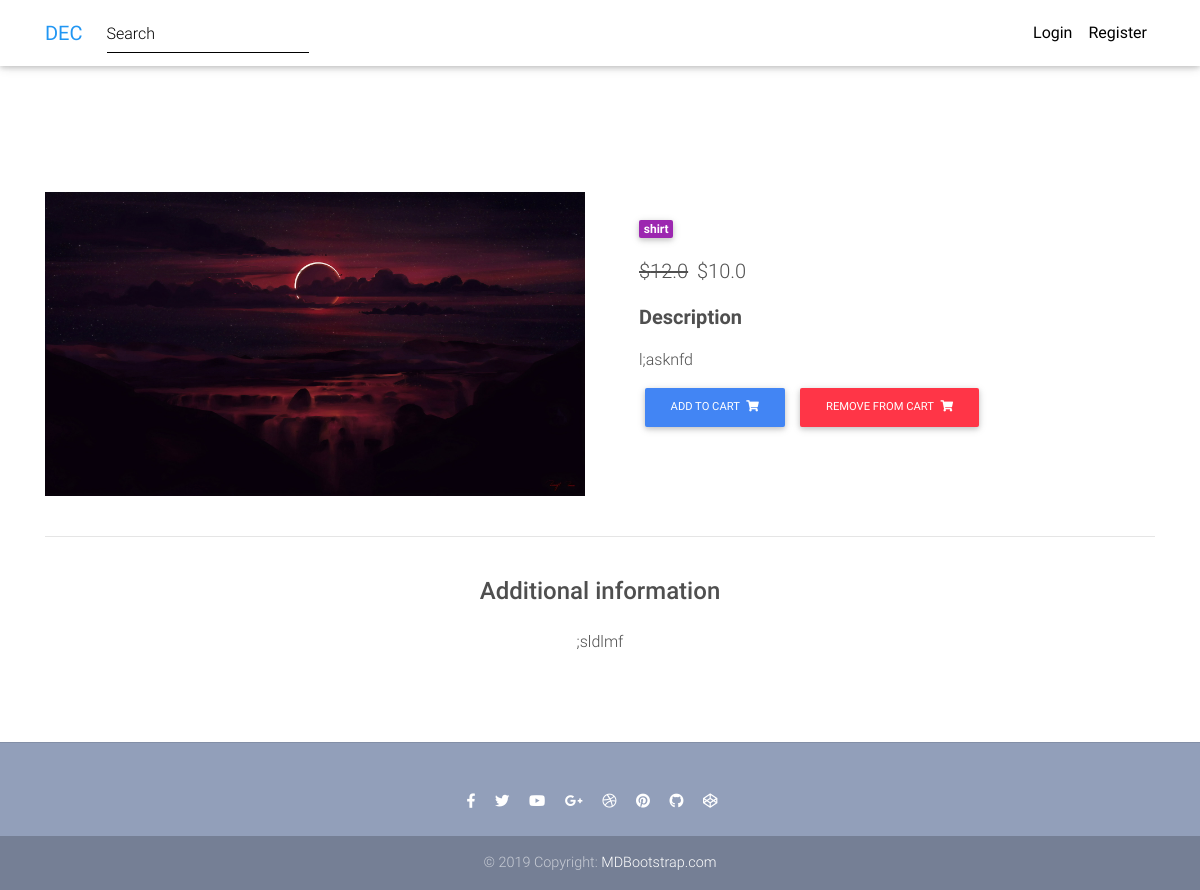
/1/, run on the app's committed database.
### store/models.py (models this page shows, shortened)
class Item(models.Model):
    title = models.CharField(max_length=200)
    description = models.TextField(null=True, blank=True)
    info = models.TextField(null=True, blank= True)
    price = models.FloatField()
    discount_price = models.FloatField(blank=True, null=True)
    image = models.ImageField(default="default.png", upload_to='item_pic')
    category = models.CharField(choices=CATEGORY, max_length=8)
    label = models.CharField(choices=LABEL, max_length=7, blank=True, null=True)
    def get_add_to_cart_url(self):
        return reverse('store:add_to_cart', kwargs={'pk': self.pk})

### store/views.py (the view)
# urls.py: path('<int:pk>/', detail_view, name="detail"),
def detail_view(request, pk):
    item = Item.objects.get(pk=pk)
    context = {
        'item': item,
    }
    return render(request, "product-page.html", context)

### templates/product-page.html (shortened to what this page needs)
{% extends 'base.html' %}
{% load static %}
{% block content %}
  <main class="mt-5 pt-4">
    <div class="container dark-grey-text mt-5">
      <div class="row wow fadeIn">
        <div class="col-md-6 mb-4">
          <img src="{{ item.image.url }}" class="img-fluid" alt="">
        </div>
        <div class="col-md-6 mb-4">
          <div class="p-4">
            <div class="mb-3">
              <a href="#">
                <span class="badge purple mr-1">{{ item.category }}</span>
              </a>
            </div>
            {% if item.discount_price %}
              <p class="lead">
                <span class="mr-1">
                  <del>${{ item.price }}</del>
                </span>
                <span>${{ item.discount_price }}</span>
              </p>
            {% else %}
              <p class="lead">
                <span>${{ item.price }}</span>
              </p>
            {% endif %}
            <p class="lead font-weight-bold">Description</p>
            <p>{{ item.description }}</p>
            <a href="{{ item.get_add_to_cart_url }}">
              <button class="btn btn-primary btn-md my-0 p" >Add to cart
                <i class="fas fa-shopping-cart ml-1"></i>
              </button>
            </a>
            <a href="{% url 'store:remove_item' item.pk %}">
              <button class="btn btn-danger btn-md my-0 p" >Remove from cart
                <i class="fas fa-shopping-cart ml-1"></i>
              </button>
            </a>
          </div>
        </div>
      </div>
      <hr>
      <div class="row d-flex justify-content-center wow fadeIn">
        <div class="col-md-6 text-center">
          <h4 class="my-4 h4">Additional information</h4>
          <p>{{ item.info }}</p>
        </div>
      </div>
      <div class="row wow fadeIn">
        <div class="col-lg-4 col-md-12 mb-4">
        </div>
        <div class="col-lg-4 col-md-6 mb-4">
        </div>
        <div class="col-lg-4 col-md-6 mb-4">
        </div>
      </div>
    </div>
  </main>
{% endblock content %}

### data on the page
Item: image (picture), category "shirt", price "12.0", discount_price "10.0", description "l;asknfd", info ";sldlmf"
